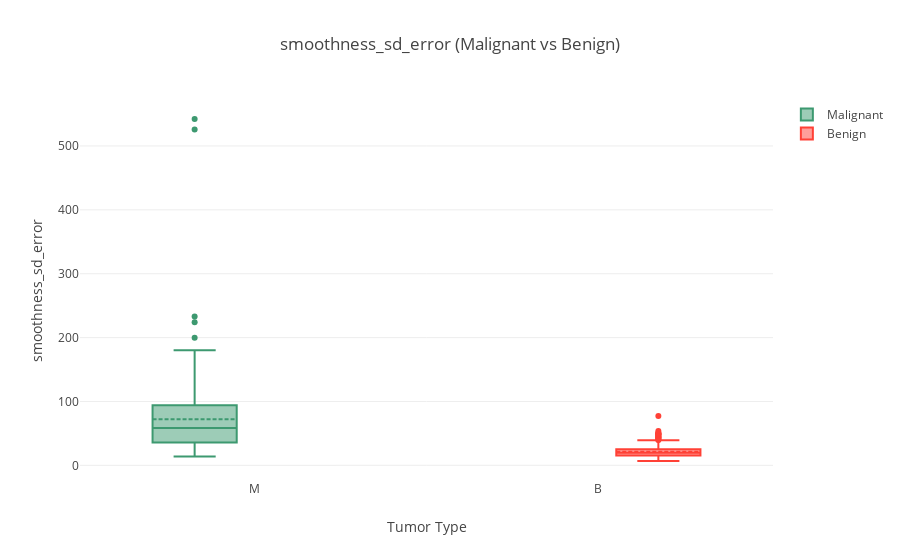

Here is the notebook cell this chart was saved with:
### Code cell
#visualize the 3rd top feature
feature_box(df,'smoothness_sd_error')

### Figure 1 — Plotly figure (JSON) as saved in the notebook; plotly's stock layout.template omitted (floating-point values rounded to 4 significant figures; data arrays with more than 128 entries replaced by an {"elided": "..."} marker saying what was removed)
{"data": [{"boxmean": true, "marker": {"color": "#3D9970"}, "name": "Malignant", "type": "box", "uid": "d60b4ea9-6fbd-4d33-bbf0-5f2549b6bde5", "x": {"elided": "211 str values"}, "y": {"elided": "211 float values"}}, {"boxmean": true, "marker": {"color": "#FF4136"}, "name": "Benign", "type": "box", "uid": "2eaba3d8-8169-44ad-b44e-258bf12b440d", "x": {"elided": "357 str values"}, "y": {"elided": "357 float values"}}], "layout": {"boxmode": "group", "title": {"text": "smoothness_sd_error (Malignant vs Benign)"}, "xaxis": {"title": {"text": "Tumor Type"}}, "yaxis": {"title": {"text": "smoothness_sd_error"}, "zeroline": false}}}
